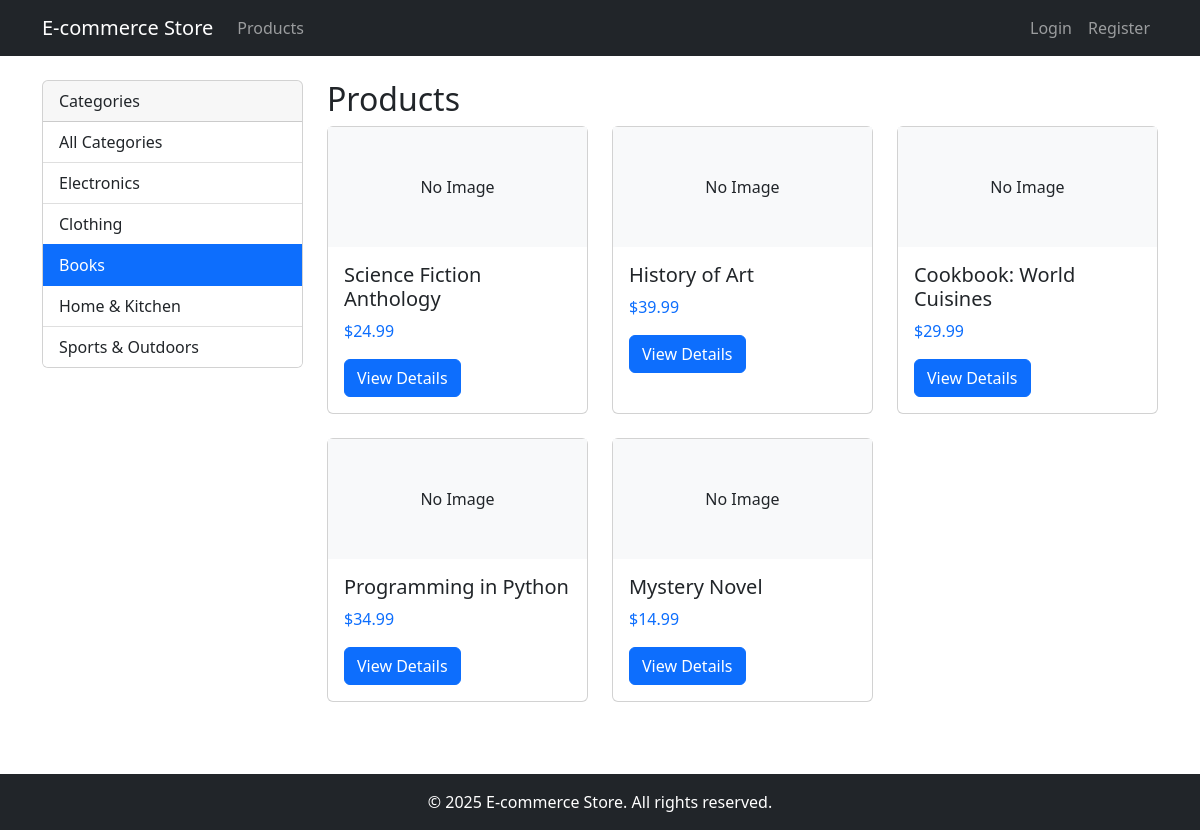
Screenshot of /?category=3 with the database file from the repository.
### products/models.py (models this page shows, shortened)
class Category(models.Model):
    name = models.CharField(max_length=100)
    description = models.TextField(blank=True)

class Product(models.Model):
    name = models.CharField(max_length=200)
    description = models.TextField()
    price = models.DecimalField(max_digits=10, decimal_places=2)
    category = models.ForeignKey(Category, related_name='products', on_delete=models.CASCADE)
    stock = models.PositiveIntegerField(default=0)
    image = models.ImageField(upload_to='products/', null=True, blank=True)
    created_at = models.DateTimeField(auto_now_add=True)

### products/views.py (the view)
# urls.py: path('', views.product_list, name='product_list'),
def product_list(request):
    categories = Category.objects.all()
    selected_category = request.GET.get('category')
    if selected_category:
        products = Product.objects.filter(category__id=selected_category)
    else:
        products = Product.objects.all()
    recommended_products = []
    if request.user.is_authenticated:
        model = RecommendationModel()
        model.train()
        recommended_products = model.get_recommendations(request.user.id, top_n=4)
    context = {
        'products': products,
        'categories': categories,
        'selected_category': selected_category,
        'recommended_products': recommended_products
    }
    return render(request, 'products/product_list.html', context)

### templates/products/product_list.html (shortened to what this page needs)
{% extends 'base.html' %}
{% block content %}
    <div class="row">
        <div class="col-md-3">
            <div class="card mb-4">
                <div class="card-header">Categories</div>
                <div class="list-group list-group-flush">
                    <a href="{% url 'products:product_list' %}" class="list-group-item {% if not selected_category %}active{% endif %}">
                        All Categories
                    </a>
                    {% for category in categories %}
                        <a href="{% url 'products:product_list' %}?category={{ category.id }}"
                           class="list-group-item {% if selected_category == category.id|stringformat:'i' %}active{% endif %}">
                            {{ category.name }}
                        </a>
                    {% endfor %}
                </div>
            </div>
        </div>
        <div class="col-md-9">
            <h2>Products</h2>
            <div class="row">
                {% for product in products %}
                    <div class="col-md-4 mb-4">
                        <div class="card product-card">
                            {% if product.image %}
                                <img src="{{ product.image.url }}" class="card-img-top" alt="{{ product.name }}">
                            {% else %}
                                <div class="bg-light text-center p-5">No Image</div>
                            {% endif %}
                            <div class="card-body">
                                <h5 class="card-title">{{ product.name }}</h5>
                                <p class="card-text text-primary">${{ product.price }}</p>
                                <a href="{% url 'products:product_detail' product.id %}" class="btn btn-primary">View Details</a>
                            </div>
                        </div>
                    </div>
                {% empty %}
                    <div class="col-12">
                        <div class="alert alert-info">No products found.</div>
                    </div>
                {% endfor %}
            </div>
        </div>
    </div>
{% endblock %}

### templates/base.html (style rules this page uses)
.product-card { height: 100%; transition: transform 0.3s; }

### rows the page displays
Category: name "Electronics"
Category: name "Clothing"
Category: name "Books"
Category: name "Home & Kitchen"
Category: name "Sports & Outdoors"
Product: image "No Image", name "Science Fiction Anthology", price "24.99"
Product: image "No Image", name "History of Art", price "39.99"
Product: image "No Image", name "Cookbook: World Cuisines", price "29.99"
Product: image "No Image", name "Programming in Python", price "34.99"
Product: image "No Image", name "Mystery Novel", price "14.99"
